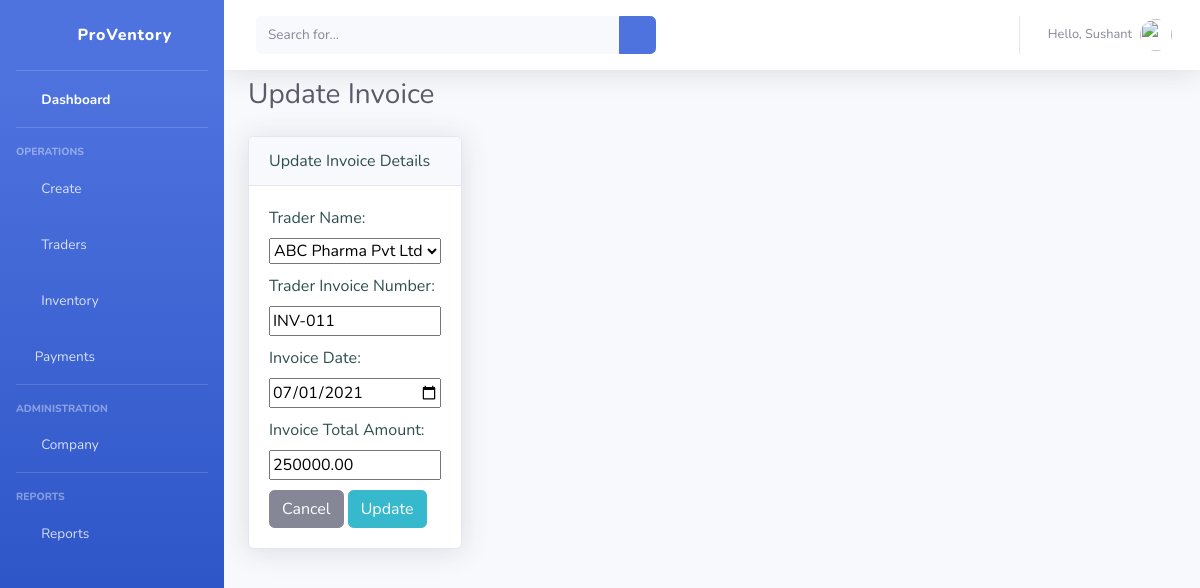
The app's page /invoice/update/1 (signed in) with its own data.
### dashboard/models.py (models this page shows, shortened)
class Invoice(models.Model):
    trader_id = models.ForeignKey(Trader, null=True, on_delete=models.CASCADE)
    inv_no = models.CharField(max_length=50, null=True)
    inv_date = models.DateField(null=True)
    inv_amount = models.DecimalField(decimal_places=2, max_digits=10, validators=[MinValueValidator(Decimal('0.01'))])

### dashboard/views.py (the view)
# urls.py: path('invoice/update/<int:pk>', views.updateInvoice, name='update-invoice'),
@login_required(login_url='login')
def updateInvoice(request, pk):
    pageTitle = "Trader | ProVentory - IMS"
    pageHeading = "Update Invoice"
    createButtonText = ""
    invoice = Invoice.objects.get(id=pk)
    if request.method == "POST":
        form = InvoiceForm(request.POST, instance=invoice)
        if form.is_valid():
            form.save()
            messages.success(request, "Invoice updated successfully")
            return redirect('view-invoice')
        else:
            if form.errors:
                for err in form.errors:
                    messages.error(request, cleanhtml(str(form.errors[err])))
    else:
        form = InvoiceForm(instance=invoice)
    context = {
        "title": pageTitle,
        "heading": pageHeading,
        "createButtonText": createButtonText,
        "form": form,
    }
    return render(request, "dashboard/update-invoice.html", context)

### dashboard/forms.py
class InvoiceForm(forms.ModelForm):
    def __init__(self, *args, **kwargs):
        super(InvoiceForm, self).__init__(*args, **kwargs)
        self.fields['trader_id'].widget.attrs['style'] = "width:100%; margin-bottom:10px;"
        self.fields['inv_no'].widget.attrs['style'] = "width:100%; margin-bottom:10px;"
        self.fields['inv_date'].widget.attrs['style'] = "width:100%; margin-bottom:10px;"
        self.fields['inv_amount'].widget.attrs['style'] = "width:100%; margin-bottom:10px;"
        self.fields['trader_id'].label = "Trader Name"
        self.fields['inv_no'].label = "Trader Invoice Number"
        self.fields['inv_date'].label = "Invoice Date"
        self.fields['inv_amount'].label = "Invoice Total Amount"
    class Meta:
        model = Invoice
        fields = ['trader_id', 'inv_no', 'inv_date', 'inv_amount']
        widgets = {
            'inv_date': DateInput(),
        }

### dashboard/models.py (called while the page is built)
    def __str__(self):
        return self.name

### templates/dashboard/update-invoice.html (shortened to what this page needs)
{% extends 'partials/base.html' %}
{% load crispy_forms_tags %}
{% block pageheading %} {{ heading }} {% endblock %}
{%block content %}
{% if user.is_authenticated and user.is_staff %}
<div class="row">
    <div class="col-lg-3">
        <div class="card shadow mb-4">
            <div class = "card-header">
                Update Invoice Details
            </div>
            <div class = "card-body">
                <form method="post">
                    {{ form }}
                    <a href="{% url 'view-invoice' %}" class="btn btn-secondary"><span class="text">Cancel</span></a>
                    <input type="submit" value="Update" class="btn btn-primary btn-info">
                </form>
            </div>
        </div>
    </div>
</div>
{% endif %}
{% endblock %}

### templates/partials/base.html (shortened to what this page needs)
<!DOCTYPE html>
<html lang="en">
{% load static %}
{% load crispy_forms_tags %}
<head>
    <link href="{% static 'dashboard/vendor/fontawesome-free/css/all.min.css' %}" rel="stylesheet" type="text/css">
    <link href="{% static 'dashboard/css/sb-admin-2.min.css' %}" rel="stylesheet">
    <link href="{% static 'dashboard/css/customstyle.css' %}" rel="stylesheet">
    <link rel="stylesheet" type="text/css" href="https://cdn.datatables.net/1.10.25/css/jquery.dataTables.css">
    <link href="https://cdnjs.cloudflare.com/ajax/libs/toastr.js/2.0.1/css/toastr.css" rel="stylesheet"/>
</head>
<body id="page-top">
<div id="wrapper">
    <ul class="navbar-nav bg-gradient-primary sidebar sidebar-dark accordion" id="accordionSidebar">
        <a class="sidebar-brand d-flex align-items-center justify-content-center" href="{% url 'index' %}">
            <div class="sidebar-brand-icon rotate-n-15">
                <i class="fas fa-boxes"></i>
            </div>
            <div class="sidebar-brand-text mx-3">ProVentory</div>
        </a>
        <hr class="sidebar-divider my-0">
        <li class="nav-item active">
            <a class="nav-link" href="{% url 'index' %}">
                <i class="fas fa-fw fa-tachometer-alt"></i>
                <span>Dashboard</span></a>
        </li>
        <hr class="sidebar-divider">
        <div class="sidebar-heading">
            Operations
        </div>
        <li class="nav-item">
            <a class="nav-link collapsed" href="#" data-toggle="collapse" data-target="#collapseOne"
               aria-expanded="true" aria-controls="collapseOne">
                <i class="fas fa-fw fa-plus-circle"></i>
                <span>Create</span>
            </a>
        </li>
        <li class="nav-item">
            <a class="nav-link collapsed" href="#" data-toggle="collapse" data-target="#collapseTwo"
               aria-expanded="true" aria-controls="collapseTwo">
                <i class="fas fa-fw fa-users"></i>
                <span>Traders</span>
            </a>
        </li>
        <li class="nav-item">
            <a class="nav-link collapsed" href="#" data-toggle="collapse" data-target="#collapseUtilities"
               aria-expanded="true" aria-controls="collapseUtilities">
                <i class="fas fa-fw fa-box"></i>
                <span>Inventory</span>
            </a>
        </li>
        <li class="nav-item">
            <a class="nav-link collapsed" href="#" data-toggle="collapse" data-target="#collapsePayments"
               aria-expanded="true" aria-controls="collapsePayments">
                <i class="far fa-money-bill-alt"></i>
                <span>Payments</span>
            </a>
        </li>
        <hr class="sidebar-divider">
        <div class="sidebar-heading">
            Administration
        </div>
        <li class="nav-item">
            <a class="nav-link collapsed" href="#" data-toggle="collapse" data-target="#collapseCompany"
               aria-expanded="true" aria-controls="collapseCompany">
                <i class="fas fa-fw fa-building"></i>
                <span>Company</span>
            </a>
        </li>
        <hr class="sidebar-divider">
        <div class="sidebar-heading">
            Reports
        </div>
        <li class="nav-item">
            <a class="nav-link collapsed" href="#" data-toggle="collapse" data-target="#collapsePages"
               aria-expanded="true" aria-controls="collapsePages">
                <i class="fas fa-fw fa-chart-area"></i>
                <span>Reports</span>
            </a>
        </li>
    </ul>
    <div id="content-wrapper" class="d-flex flex-column">
        <div id="content">
            <nav class="navbar navbar-expand navbar-light bg-white topbar mb-2 static-top shadow">
                <form
                        class="d-none d-sm-inline-block form-inline mr-auto ml-md-3 my-2 my-md-0 mw-100 navbar-search">
                    <div class="input-group">
                        <input type="text" class="form-control bg-light border-0 small" placeholder="Search for..."
                               aria-label="Search" aria-describedby="basic-addon2">
                        <div class="input-group-append">
                            <button class="btn btn-primary" type="button">
                                <i class="fas fa-search fa-sm"></i>
                            </button>
                        </div>
                    </div>
                </form>
                <ul class="navbar-nav ml-auto">
                    <li class="nav-item dropdown no-arrow">
                        <a class="nav-link dropdown-toggle" href="#" id="userDropdown" role="button"
                           data-toggle="dropdown" aria-haspopup="true" aria-expanded="false">
                            <span class="mr-2 d-none d-lg-inline text-gray-600 small">Hello, {{request.user.first_name}}</span>
                            <img class="img-profile rounded-circle"
                                 src="{% static 'dashboard/img/undraw_profile.svg' %}">
                        </a>
                    </li>
                </ul>
            </nav>
            <div class="container-fluid">
                <div class="d-sm-flex align-items-center justify-content-between mb-4">
                    <h1 class="h3 mb-0 text-gray-800">{% block pageheading %} {% endblock %}</h1>
                </div>
                {% block content%} {% endblock %}
            </div>
        </div>
    </div>
</div>
<link rel="stylesheet" type="text/css" href="https://cdn.datatables.net/v/dt/jszip-2.5.0/dt-1.10.25/af-2.3.7/b-1.7.1/b-colvis-1.7.1/b-html5-1.7.1/b-print-1.7.1/cr-1.5.4/date-1.1.0/fc-3.3.3/kt-2.6.2/r-2.2.9/rg-1.1.3/rr-1.2.8/sl-1.3.3/datatables.min.css"/>
</body>
</html>

### dashboard/static/dashboard/css/customstyle.css (style rules this page uses)
body { color:darkslategray; }

### records on screen
Invoice: trader_id "ABC Pharma Pvt Ltd", inv_no "INV-011", inv_date "07/01/2021", inv_amount "250000.00"

### other values on screen
{{ request.user.first_name }} "Sushant"
{{ heading }} "Update Invoice"
